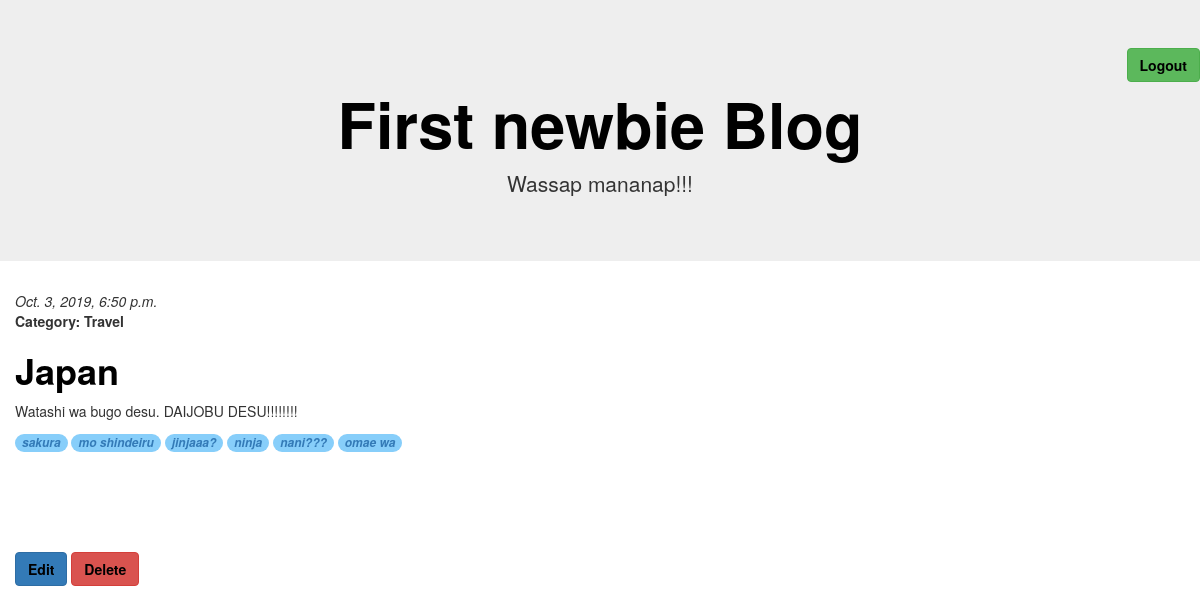
/content/20/ (signed in), run on an earlier commit of the app's database.
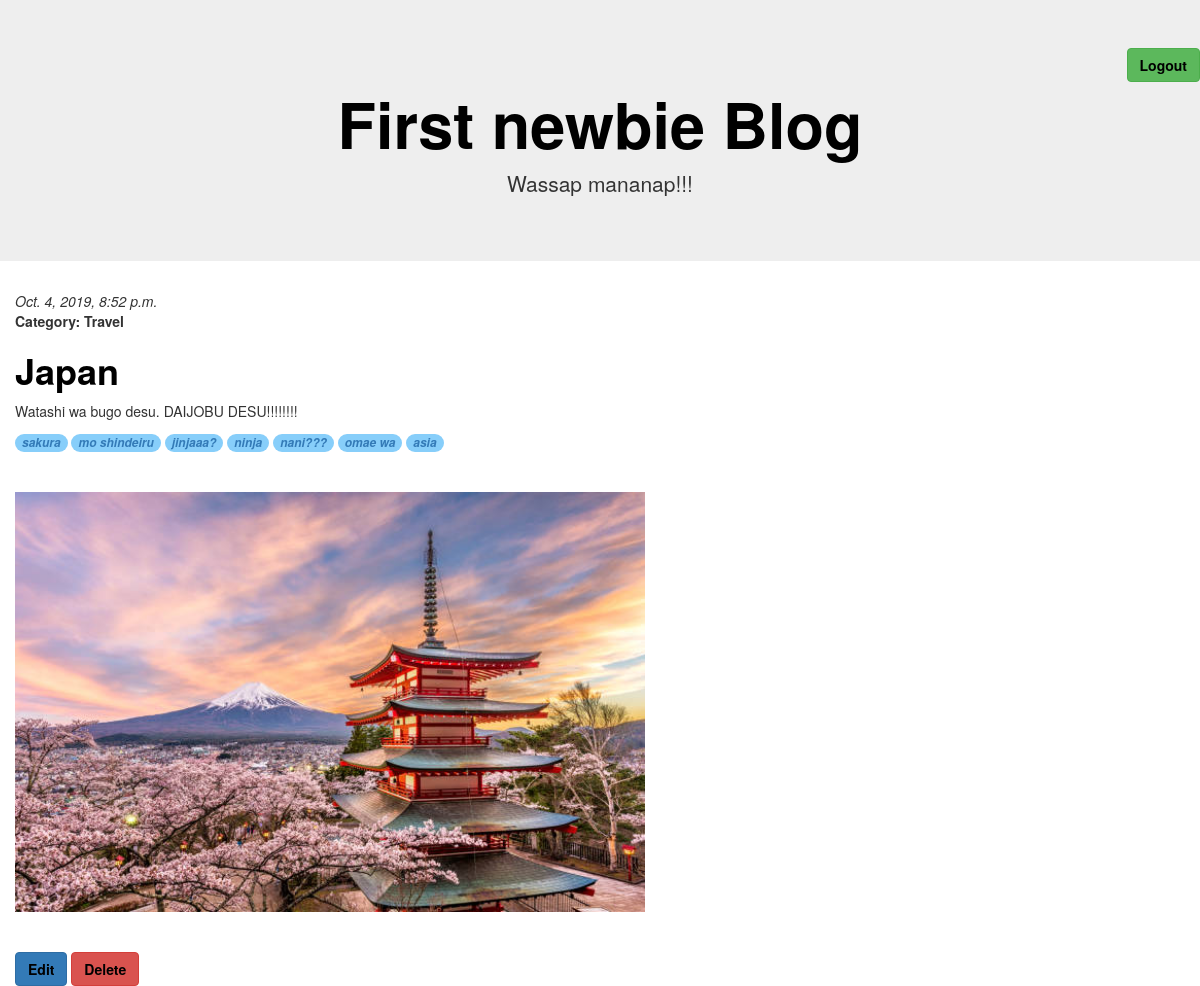
And on a later commit of the database.
### userApp/models.py (models this page shows, shortened)
class Content(models.Model):
    title = models.CharField(max_length=100)
    cont = models.TextField()
    date_published = models.DateTimeField(default=timezone.now)
    author = models.ForeignKey(settings.AUTH_USER_MODEL, on_delete=models.CASCADE)
    category = models.ForeignKey(Category, on_delete = models.CASCADE, null = True)
    tags = TaggableManager()
    image = models.ImageField(upload_to='images/', null =True)
    def get_tags(self):
        tag_name = [tag.name for tag in self.tags.all()]
        return tag_name

class Category(models.Model):
    title = models.CharField(max_length=100)
    class Meta:
        verbose_name_plural = "Categories"
    def __str__(self):
        return self.title

### userApp/views.py (the view)
# urls.py: path('content/<int:content_id>/', ContDetail.as_view(), name = 'contDetail'),
class ContDetail(LoginRequiredMixin,TemplateView):
    template_name = "contentDetail.html"
    login_url = '/accounts/login/'
    def get(self, request, **kwargs):
        content_id = kwargs.get('content_id')
        content = get_object_or_404(Content,pk = content_id)
        return render(request,self.template_name, {'cont' : content_id, 'queryset':content})

### userApp/templates/contentDetail.html
    {% extends 'base.html' %}
    {% block content %}
            <div class="row">
                <i>{{ queryset.date_published }}</i>
                <br>
                <b>Category: {{ queryset.category }}</b>
                <h1>{{ queryset.title }}</h1>
                <p>{{ queryset.cont }}</p>
                {% for tag in queryset.get_tags %}
                    <i class="badge"><a href="{% url 'tagList' tag %}">{{tag}}</a></i>
                {% endfor %}
                <br>
                <br>
                <br>
                {% if queryset.image %}
                    <img src="{{ queryset.image.url }}" height="420">
                {% endif %}
                <br>
                <br>
                <br>
                <button type="button" class="btn btn-primary"><a  href="{% url 'contEdit' content_id=queryset.id %}">Edit</a></button>
                <button type="button" class="btn btn-danger"><a  href="{% url 'contDelete' content_id=queryset.id %}">Delete</a></button>
            </div>
    {% endblock %}

What changed in the data, as far as the page shows it:
changed Content "Japan": date_published "Oct. 3, 2019, 6:50 p.m." → "Oct. 4, 2019, 8:52 p.m."; image: picture added
now on this page (row unchanged): Tag: get_tags "asia"
